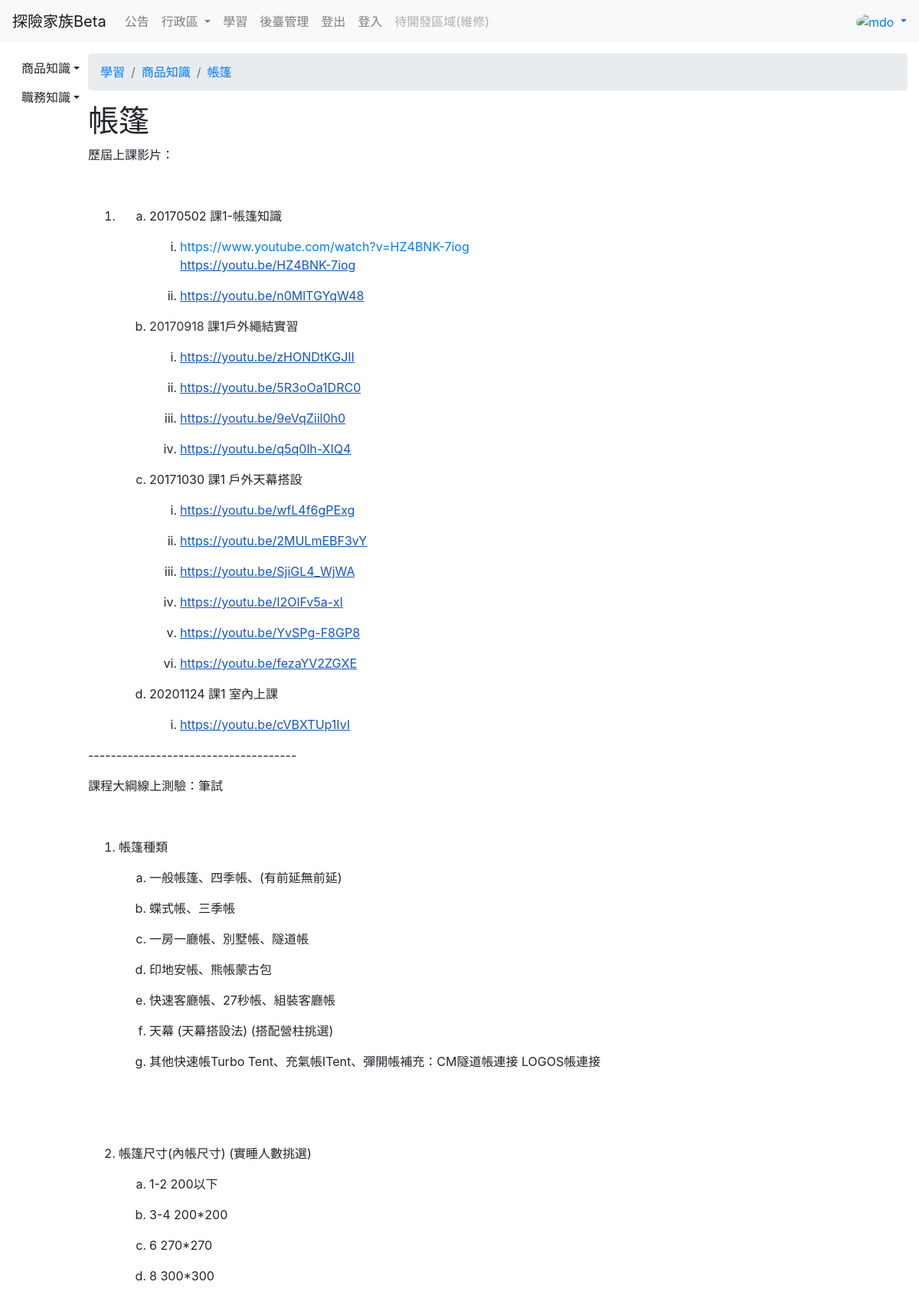
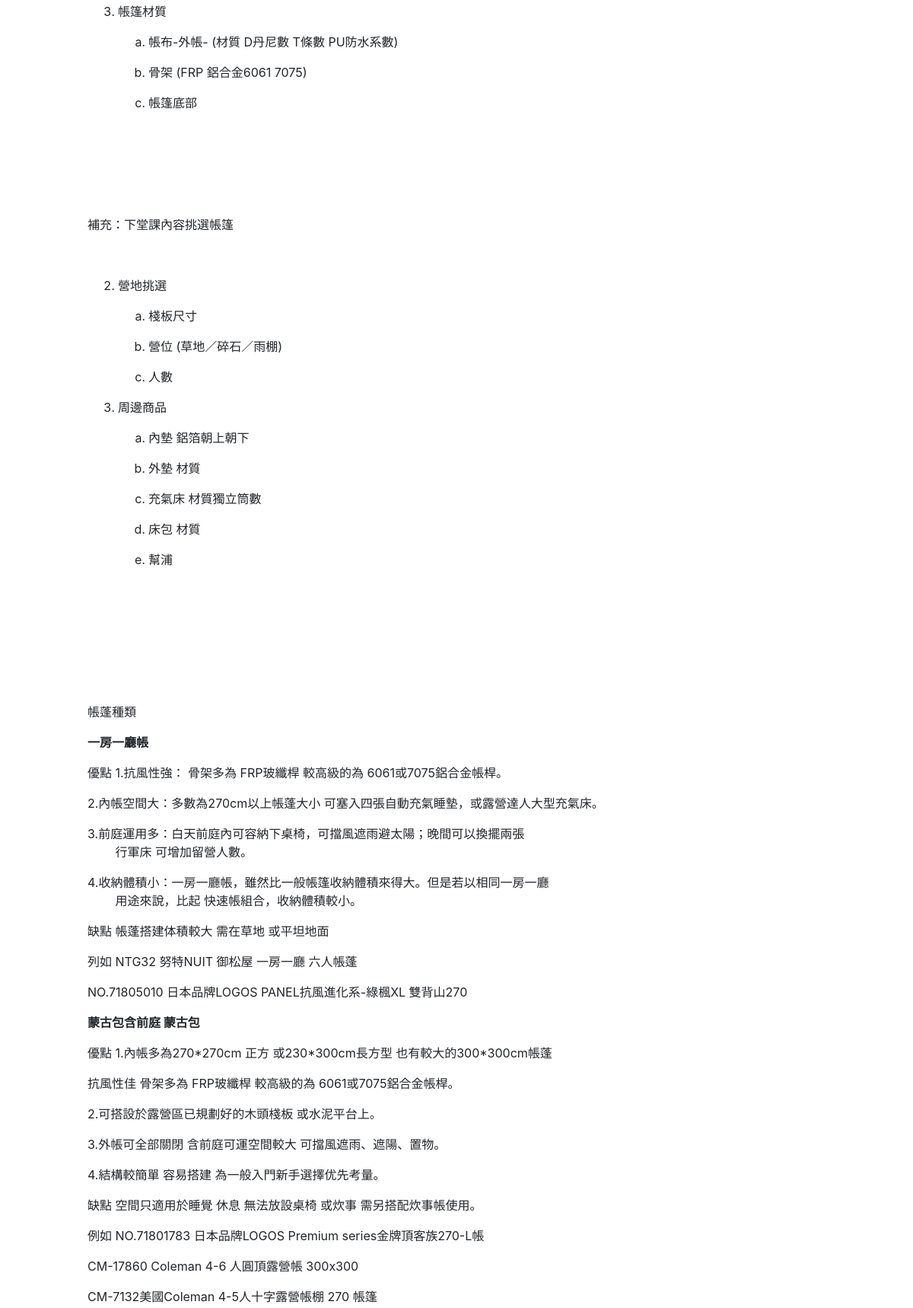
The app's page /learning/product-knowledge/tent/ (upper part) with its own data (2 pictures, top to bottom).
### myweb/models.py (models this page shows, shortened)
class Subject(models.Model):
    subject_title = models.CharField(max_length=50, null=False)
    subject_url = models.CharField(max_length=50, default='')
    order = models.IntegerField(default='99')
    show = models.BooleanField(default=False)

class Topical(models.Model):
    subject_title = models.ForeignKey('Subject', on_delete=models.CASCADE)
    topical_title = models.CharField(max_length=50, null=False)
    topical_url = models.CharField(max_length=50, default='')
    order = models.IntegerField(default='99')
    show = models.BooleanField(default=False)

class Classes(models.Model):
    lesson_topical = models.ForeignKey('Topical', on_delete=models.CASCADE)
    lesson_title = models.CharField(max_length=50, null=False)
    lesson_article = RichTextField(default='')
    lesson_update_time = models.DateTimeField(auto_now=True)
    lesson_people = models.CharField(max_length=20, default='')
    lesson_url = models.CharField(max_length=20, default='')
    show = models.BooleanField(default=False)

### myweb/views.py (the view)
# urls.py: path('learning/<str:subjects>/<str:classes>/', views.learning_class, name='learning-class-url'),
def learning_class(request, subjects, classes):
    subject = Subject.objects.filter(show=True).order_by('order')
    topical = Topical.objects.filter(show=True).order_by('order')
    now = datetime.now()
    try:
        test_post = Classes.objects.filter(lesson_url=classes, show=True)
    except:
        test_post = None
    return render(request, 'learning_class.html', locals())

### templates/learning_class.html (shortened to what this page needs)
{% extends 'learning_base.html' %}
{% block content %}
    {% for post in test_post %}
        <h1>{{ post.lesson_title }}</h1>
        {{ post.lesson_article |safe}}
        <br>
    {% empty %}
        <p>"課程內容待建置"</p>
    {% endfor %}
    <br>
    <br>
    <br>
    <br>
{% endblock %}

### templates/learning_base.html (shortened to what this page needs)
{% load static %}
<!DOCTYPE html>
<html>
<head>
    <link rel="stylesheet" href="{% static 'css/bootstrap4.6.0.min.css' %}">
    <link rel="stylesheet" href="https://cdn.jsdelivr.net/npm/bootstrap-icons@1.4.1/font/bootstrap-icons.css">
<body style="padding-top: 70px;">
    {% include 'header.html' %}
    <div class="container-fluid">
        <div class="row">
            <div class="col-12 col-md-2 col-xl-1">
                {% for s in subject %}
                        <div class="dropdown d-inline-flex">
                        <button class="btn btn-default dropdown-toggle" type="button" data-toggle="dropdown" id="button" aria-haspopup="true" aria-expanded="true">{{ s.subject_title }}</button>
                        </div>
                {% endfor %}
            </div>
            <div class="col-12 col-md-10 col-xl-11">
            <nav>
                <ol class="breadcrumb">
                {% for s in subject %}
                    {% if subjects == s.subject_url  %}
                    <li class="breadcrumb-item"><a href="{% url 'learning-url' %}">學習</a></li>
                    <li class="breadcrumb-item"><a href="{% url 'learning-subject-url' subjects %}">{{ s.subject_title }}</a></li>
                    {% endif %}
                    {% for t in topical %}
                    {% if subjects == s.subject_url and classes == t.topical_url %}
                    <li class="breadcrumb-item"><a href="{% url 'learning-class-url' subjects classes %}">{{ t.topical_title }}</a></li>
                    {% endif %}
                    {% endfor %}
                {% endfor %}
                </ol>
            </nav>
                {% block content %} {% endblock %}
            </div>
        </div>
    </div>
</body>
</html>

### records on screen
Subject: subject_title "商品知識"
Subject: subject_title "職務知識"
Topical: topical_title "帳篷"
Classes: lesson_title "帳篷", lesson_article "歷屆上課影片： 20170502 課1-帳篷知識 https://www.youtube.com/watch?v=HZ4BNK-7iog https://youtu.be/HZ4BNK-7iog https://youtu.be/n0MlTGYqW48 20170918 課1戶外繩結實習 https://youtu.be/zHONDtKGJII https://youtu.be/5R3oOa1DRC0 https://youtu.be/9eVqZiil0h0 https://youtu.be/q5q0lh-XIQ4 20171030 課1 戶外天幕搭設 https://youtu.be/wfL4f6gPExg https://youtu.be/2MULmEBF3vY https://youtu.be/SjiGL4_WjWA https://youtu.be/I2OlFv5a-xI https://youtu.be/YvSPg-F8GP8 https://youtu.be/fezaYV2ZGXE 20201124 課1 室內上課 https://youtu.be/cVBXTUp1IvI ------------------------------------- 課程大綱線上測驗：筆試 帳篷種類 一般帳篷、四季帳、(有前延無前延) 蝶式帳、三季帳 一房一廳帳、別墅帳、隧道帳 印地安帳、熊帳蒙古包 快速客廳帳、27秒帳、組裝客廳帳 天幕 (天幕搭設法) (搭配營柱挑選) 其他快速帳Turbo Tent、充氣帳ITent、彈開帳補充：CM隧道帳連接 LOGOS帳連接…"
